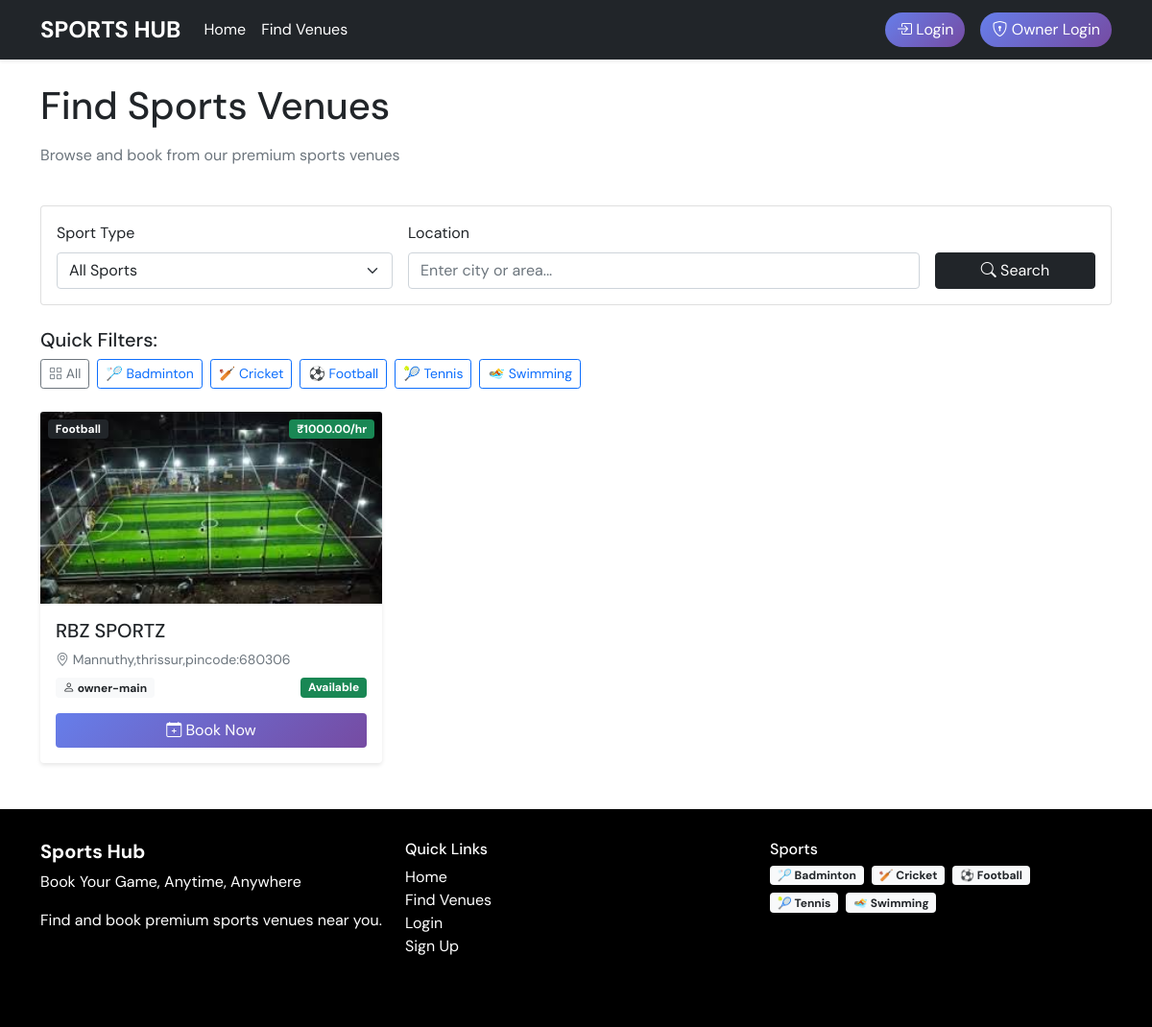
Screenshot of /venues/ with the database file from the repository.
### venues/models.py (models this page shows, shortened)
class Sport(models.Model):
    SPORT_CHOICES = (
        ('badminton', 'Badminton'),
        ('cricket', 'Cricket'),
        ('football', 'Football'),
        ('tennis', 'Tennis'),
        ('swimming', 'Swimming'),
    )
    name = models.CharField(max_length=20, choices=SPORT_CHOICES, unique=True)
    description = models.TextField(blank=True)
    image = models.ImageField(max_length=50, blank=True)

class Venue(models.Model):
    name = models.CharField(max_length=200)
    sport = models.ForeignKey(Sport, on_delete=models.CASCADE)
    owner = models.ForeignKey(User, on_delete=models.CASCADE, limit_choices_to={'user_type': 'owner'})
    image = models.ImageField(upload_to=venue_image_path)
    address = models.TextField()
    location = models.CharField(max_length=200)  # Could be Google Maps link or coordinates
    price_per_hour = models.DecimalField(max_digits=10, decimal_places=2)
    is_active = models.BooleanField(default=True)
    created_at = models.DateTimeField(auto_now_add=True)
    updated_at = models.DateTimeField(auto_now=True)
    @property
    def image_url(self):
        if self.image and hasattr(self.image, 'url'):
            return self.image.url
        return '/static/images/default-venue.jpg'

### accounts/models.py (models this page shows, shortened)
class User(AbstractUser):
    USER_TYPE_CHOICES = (
        ('admin', 'Admin'),
        ('owner', 'Owner'),
        ('user', 'User'),
    )
    user_type = models.CharField(max_length=10, choices=USER_TYPE_CHOICES, default='user')
    phone_number = models.CharField(max_length=15, blank=True, null=True)
    address = models.TextField(blank=True, null=True)
    created_at = models.DateTimeField(auto_now_add=True)
    updated_at = models.DateTimeField(auto_now=True)

### venues/views.py (the view)
# urls.py: path('venues/', views.venue_list, name='venue_list'),
def venue_list(request):
    sport_filter = request.GET.get('sport', '')
    location_filter = request.GET.get('location', '')
    venues = Venue.objects.filter(is_active=True)
    if sport_filter:
        venues = venues.filter(sport__name=sport_filter)
    if location_filter:
        venues = venues.filter(
            Q(address__icontains=location_filter) |
            Q(location__icontains=location_filter)
        )
    sports = Sport.objects.all()
    context = {
        'venues': venues,
        'sports': sports,
        'selected_sport': sport_filter,
    }
    return render(request, 'venues/venue_list.html', context)

### templates/venues/venue_list.html (shortened to what this page needs)
{% extends 'base.html' %}
{% block content %}
<div class="row mb-4">
    <div class="col-md-12">
        <h1 class="mb-3">Find Sports Venues</h1>
        <p class="text-muted">Browse and book from our premium sports venues</p>
    </div>
</div>
<div class="card mb-4">
    <div class="card-body">
        <form method="get" class="row g-3">
            <div class="col-md-4">
                <label class="form-label">Sport Type</label>
                <select class="form-select" name="sport">
                    <option value="">All Sports</option>
                </select>
            </div>
            <div class="col-md-6">
                <label class="form-label">Location</label>
                <input type="text" class="form-control" name="location" placeholder="Enter city or area..."
                       value="{{ request.GET.location }}">
            </div>
            <div class="col-md-2 d-flex align-items-end">
                <button type="submit" class="btn btn-dark w-100">
                    <i class="bi bi-search"></i> Search
                </button>
            </div>
        </form>
    </div>
</div>
<div class="mb-4">
    <h5>Quick Filters:</h5>
    <div class="d-flex flex-wrap gap-2">
        <a href="{% url 'venue_list' %}" class="btn btn-outline-secondary btn-sm">
            <i class="bi bi-grid"></i> All
        </a>
        {% for sport in sports %}
        <a href="{% url 'sport_venues' sport.name %}" class="btn btn-outline-primary btn-sm">
            {% if sport.name == 'badminton' %}🏸
            {% elif sport.name == 'cricket' %}🏏
            {% elif sport.name == 'football' %}⚽
            {% elif sport.name == 'tennis' %}🎾
            {% elif sport.name == 'swimming' %}🏊{% endif %}
            {{ sport.get_name_display }}
        </a>
        {% endfor %}
    </div>
</div>
{% if venues %}
<div class="row g-4">
    {% for venue in venues %}
    <div class="col-md-4">
        <div class="card venue-card h-100">
            <div class="position-relative">
                <img src="{{ venue.image_url }}" class="card-img-top" alt="{{ venue.name }}"
                     style="height: 200px; object-fit: cover;">
                <span class="position-absolute top-0 start-0 m-2 badge bg-dark">
                    {{ venue.sport.get_name_display }}
                </span>
                <span class="position-absolute top-0 end-0 m-2 badge bg-success">
                    ₹{{ venue.price_per_hour }}/hr
                </span>
            </div>
            <div class="card-body d-flex flex-column">
                <h5 class="card-title">{{ venue.name }}</h5>
                <p class="card-text text-muted small mb-2">
                    <i class="bi bi-geo-alt"></i> {{ venue.address|truncatechars:60 }}
                </p>
                <div class="mt-auto">
                    <div class="d-flex justify-content-between align-items-center mb-3">
                        <span class="badge bg-light text-dark">
                            <i class="bi bi-person"></i> {{ venue.owner.username }}
                        </span>
                        {% if venue.is_active %}
                        <span class="badge bg-success">Available</span>
                        {% else %}
                        <span class="badge bg-danger">Closed</span>
                        {% endif %}
                    </div>
                    <a href="{% url 'venue_detail' venue.id %}" class="btn btn-primary w-100">
                        <i class="bi bi-calendar-plus"></i> Book Now
                    </a>
                </div>
            </div>
        </div>
    </div>
    {% endfor %}
</div>
{% else %}
<div class="text-center py-5">
    <div class="display-4 mb-3">🏟️</div>
    <h4>No venues available</h4>
    <p class="text-muted">Check back soon for new venues in your area.</p>
</div>
{% endif %}
{% endblock %}

### templates/base.html (style rules this page uses)
body { font-family: 'DM Sans', sans-serif; }
.venue-card { height: 100%; border: none; box-shadow: 0 2px 4px rgba(0, 0, 0, 0.1); }
.btn-primary { background: linear-gradient(135deg, #667eea 0%, #764ba2 100%); border: none; }

### rows the page displays
Sport: name "Badminton"
Sport: name "Cricket"
Sport: name "Football"
Sport: name "Tennis"
Sport: name "Swimming"
Venue: image_url (picture), sport.name "Football", price_per_hour "1000.00", name "RBZ SPORTZ", address "Mannuthy,thrissur,pincode:680306", owner.username "owner-main", is_active "Available"
